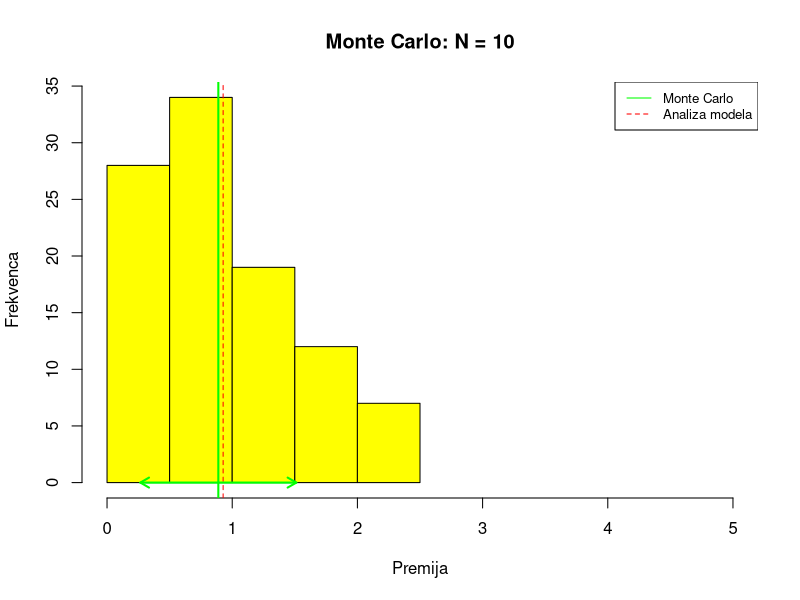
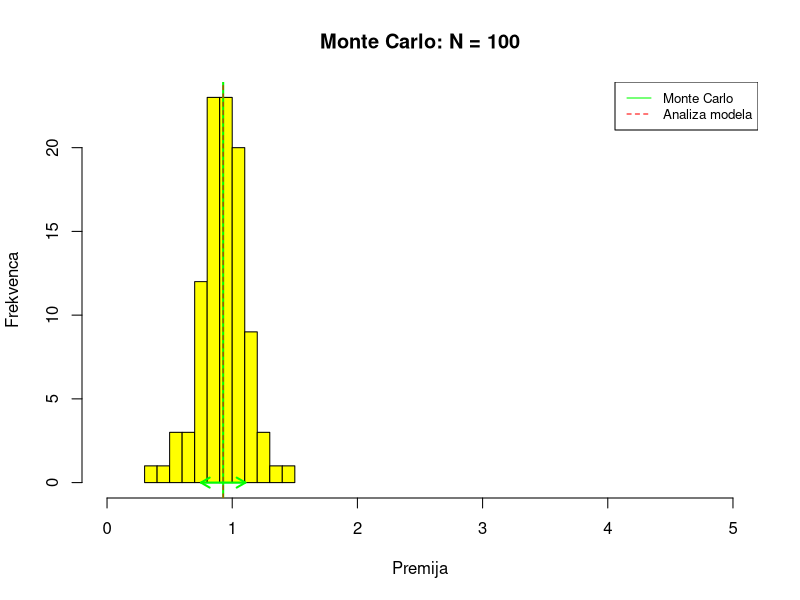
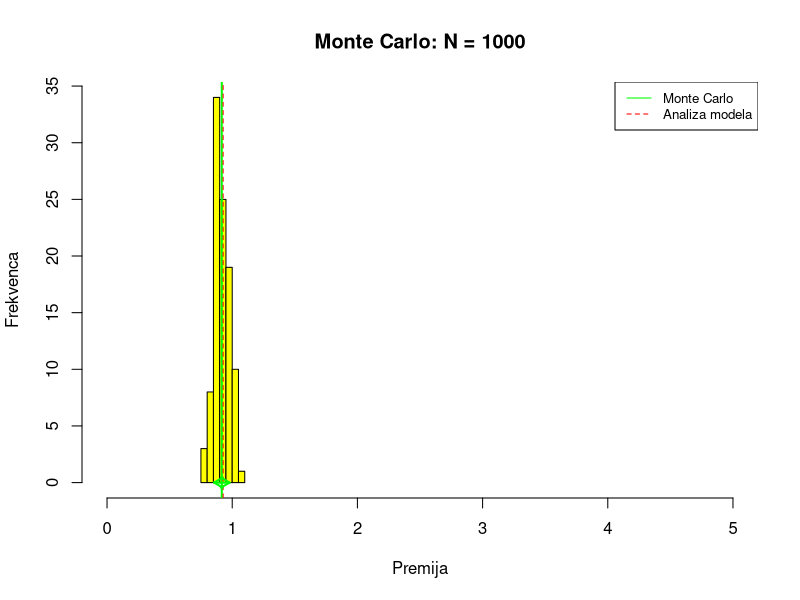

Write the R code that produced these figures, in order.
# 3. VAJE FP
library(combinat)
# 1. Naloga
# b)
izplacilo <- function(vrsta, W, type) {
  K <-(sum(vrsta*W))/sum(W)
  if (type == "call") {
  return (max(vrsta[length(vrsta)] - K, 0))
  } else {
    return (max(K - vrsta[length(vrsta)] , 0))
  }
}

#a) 
W <- c(1, 2, 3, 4, 5, 6)
S0 <- 50 
u <- 1.05 
d <- 0.95 
T <- 5
R <- 0.03
vrs <- c(50.00, 52.50, 49.88, 47.38, 45.01, 47.26)
izplacilo(vrs,W,"put")

#2.Naloga
# a)

binomski <- function(S0,u,d,R,T,W,type){
  matrika <- cbind(S0, u^(hcube(rep(2,T))-1) * d^(2-hcube(rep(2,T))))
  com_prod_vrstic <- t(apply(matrika, 1, cumprod))
  izplacila_vrstic <- t(apply(com_prod_vrstic, 1, izplacilo, W=W, type=type))
  q <- (1+R-d)/(u-d)
  st_u <- rowSums(hcube(rep(2,T))-1)
  st_d <- T - st_u
  return (sum(izplacila_vrstic * (q^st_u*((1-q)^st_d)))/(1+R)^T)
}
binomski(S0,u,d,R,T,W,"put")
#b)

monte <- function(S0,u,d,R,T,W,type,N){
  p <- (1+R-d)/(u-d)
  drevo <- matrix(rbinom(T*N,1,p),N,T)
  drevo[drevo == 1] <- u
  drevo[drevo == 0] <- d
  
  drevo <- t(apply(drevo,1, cumprod))
  
  vrednosti <- cbind(S0, S0*drevo)
  izplacila <- apply(vrednosti,1, function(x) izplacilo(x,W,type))
  premija_opcije <- mean(izplacila)/(1+R)^T
  
  return(premija_opcije)
}

W1 = rep(1, 16)

ocena1 <- monte(60,1.05,0.95,0.01,15,W1,"put",10) 
ocena2 <- monte(60,1.05,0.95,0.01,15,W1,"put",100) 
ocena3 <- monte(60,1.05,0.95,0.01,15,W1,"put",1000) 

#3.naloga

#a
N1 <- c()
N2 <- c()
N3 <- c()
M <- 100

for (k in c(1:M)){
  N1 <- c(N1,monte(60,1.05,0.95,0.01,15,W1,"put",10))
  N2 <- c(N2,monte(60,1.05,0.95,0.01,15,W1,"put",100))
  N3 <- c(N3,monte(60,1.05,0.95,0.01,15,W1,"put",1000))
}

premija_binomske <- binomski(60,1.05,0.95,0.01,15, W1,"put")

#N = 10
povprecje1 <- mean(N1)

odklon1 <- sqrt(var(N1))

h1 <- hist(N1,
           xlim = c(0,5),
           main = "Monte Carlo: N = 10",
           xlab = "Premija",
           ylab = "Frekvenca",
           col = "yellow"
)
abline(v = povprecje1,col= "green",lwd = 2)
abline(v = premija_binomske, col = "red", lty = 2)
arrows(x0 = povprecje1,y0 = 0, x1 = povprecje1 + odklon1, col = "green",length = 0.1,lwd = 2)
arrows(x0 = povprecje1,y0 = 0, x1 = povprecje1 - odklon1, col = "green",length = 0.1,lwd = 2)

legend("topright",legend = c("Monte Carlo", "Analiza modela"),
       col = c("green","red"),lty = c("solid","dashed"), cex = 0.8)


#N = 100
povprecje2 <- mean(N2)

odklon2 <- sqrt(var(N2))

h2 <- hist(N2,
           xlim = c(0,5),
           main = "Monte Carlo: N = 100",
           xlab = "Premija",
           ylab = "Frekvenca",
           col = "yellow"
)
abline(v = povprecje2,col= "green",lwd = 2)
abline(v = premija_binomske, col = "red", lty = 2)
arrows(x0 = povprecje2,y0 = 0, x1 = povprecje2 + odklon2, col = "green",length = 0.1,lwd = 2)
arrows(x0 = povprecje2,y0 = 0, x1 = povprecje2 - odklon2, col = "green",length = 0.1,lwd = 2)

legend("topright",
       legend = c("Monte Carlo", "Analiza modela"),
       col = c("green","red"),lty = c("solid","dashed"),cex = 0.8)


#N = 1000
povprecje3 <- mean(N3)
odklon3 <- sqrt(var(N3))

h3 <- hist(N3,
           xlim = c(0,5),
           main = "Monte Carlo: N = 1000",
           xlab = "Premija",
           ylab = "Frekvenca",
           col = "yellow"
)
abline(v = povprecje3,col= "green",lwd = 2)
abline(v = premija_binomske, col = "red", lty = 2)
arrows(x0 = povprecje3,y0 = 0, x1 = povprecje3 + odklon3, col = "green",length = 0.1,lwd = 2)
arrows(x0 = povprecje3,y0 = 0, x1 = povprecje3 - odklon3, col = "green",length = 0.1,lwd = 2)

legend("topright",
       legend = c("Monte Carlo", "Analiza modela"),
       col = c("green","red"),lty = c("solid","dashed"),cex = 0.8)
